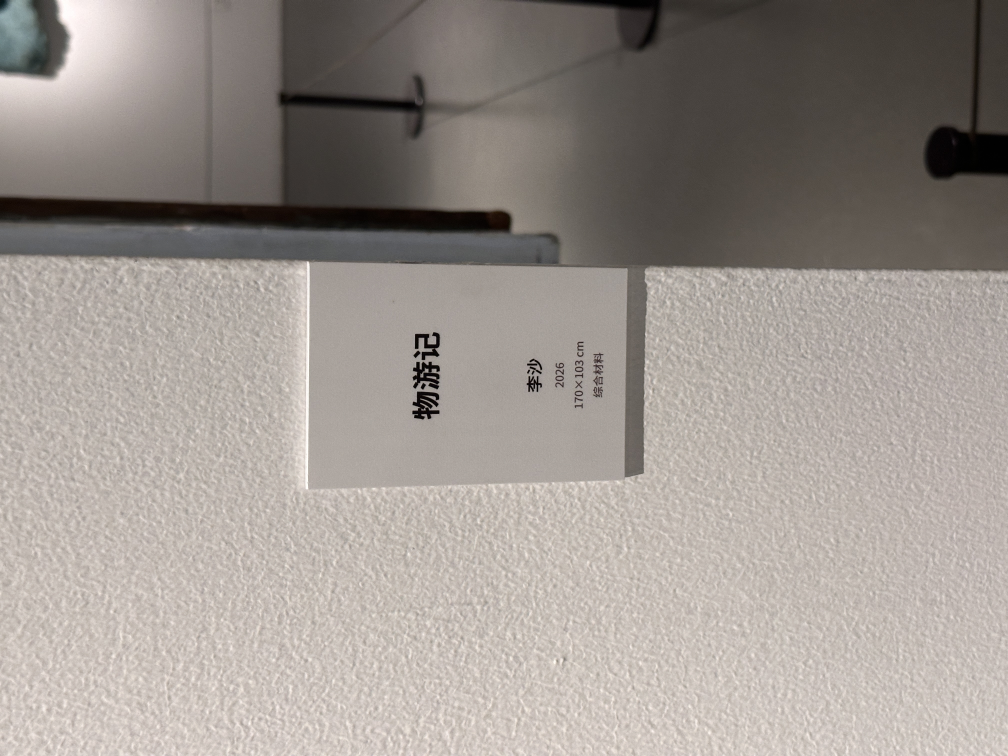
#> input picture space3-material-fields/reference/1/IMG_3247.JPG, 4032 x 3024 px, given in place of IMG_3203.JPG, which was not available (shown at 1/4 size)
$ python prepare_assets.py
#> lines starting #> are read from the running program, lines starting #| are printed output that depends on the picture
from pathlib import Path

from PIL import Image, ImageOps


ROOT = Path(__file__).resolve().parents[1]
REFERENCE = ROOT / "reference"
OUTPUT = ROOT / "assets" / "textures"

# Representative, low-resolution display textures only. They establish scale and
# colour rhythm in the spatial model; no enlarged artwork viewer is generated.
CROPS = {
    "atrium-screen.jpg": ("0/IMG_3203.JPG", (0.145, 0.105, 0.56, 0.49)),
    "atrium-diptych.jpg": ("0/IMG_3283.JPG", (0.05, 0.15, 0.95, 0.86)),
    # Space 02 individual-work photographs. Labels, detail-only images, duplicate
    # angles, and works only visible in wide room photographs are intentionally omitted.
    "hall1-work-bird.jpg": ("1/IMG_3244.JPG", (0.10, 0.00, 0.84, 0.92)),
    "hall1-work-textile.jpg": ("1/IMG_3249.JPG", (0.00, 0.00, 1.00, 1.00)),
    "hall1-work-blue-light.jpg": ("1/IMG_3251.JPG", (0.02, 0.17, 0.98, 0.84)),
    "hall1-work-small-sculpture.jpg": ("1/IMG_3254.JPG", (0.03, 0.43, 0.77, 0.83)),
    "hall1-work-window-blue.jpg": ("1/IMG_3255.JPG", (0.14, 0.20, 0.82, 0.71)),
    "hall1-work-window-red.jpg": ("1/IMG_3257.JPG", (0.02, 0.06, 0.96, 0.77)),
    "hall1-work-numbers.jpg": ("1/IMG_3258.JPG", (0.28, 0.00, 0.79, 1.00)),
    "hall1-work-black-metal.jpg": ("1/IMG_3263.JPG", (0.00, 0.10, 0.96, 0.84)),
    "hall1-work-green.jpg": ("1/IMG_3265.JPG", (0.10, 0.08, 0.77, 0.77)),
    "hall1-work-circle.jpg": ("1/IMG_3270.JPG", (0.00, 0.20, 0.99, 0.91)),
    "hall1-work-triptych.jpg": ("1/IMG_3275.JPG", (0.04, 0.08, 0.97, 0.85)),
    "hall1-work-blue-framed.jpg": ("1/IMG_3277.JPG", (0.06, 0.15, 0.92, 0.89)),
    # Previous whole-wall crops remain available as reconstruction references,
    # but the current Space 02 model no longer places them on wall geometry.
    "hall1-rear-back-wall.jpg": ("1/IMG_3268.JPG", (0.37, 0.18, 0.99, 0.72)),
    # Space 03 crops keep a visible safety margin around every work. The crop
    # follows each object's portrait/landscape silhouette instead of forcing a
    # shared card ratio, so irregular edges are never clipped by the thumbnail.
    "hall2-relief.jpg": ("2/IMG_3206.JPG", (0.00, 0.10, 0.93, 0.86)),
    "hall2-black.jpg": ("2/IMG_3209.JPG", (0.18, 0.02, 0.82, 0.92)),
    "hall2-scaffold.jpg": ("2/IMG_3210.JPG", (0.00, 0.00, 0.84, 0.96)),
    "hall2-organic.jpg": ("2/IMG_3211.JPG", (0.00, 0.12, 0.98, 0.93)),
    "hall2-grid-object.jpg": ("2/IMG_3213.JPG", (0.03, 0.09, 0.88, 0.80)),
    "hall2-grey-square.jpg": ("2/IMG_3215.JPG", (0.02, 0.00, 0.90, 0.98)),
    "hall2-color.jpg": ("2/IMG_3218.JPG", (0.00, 0.01, 0.98, 0.98)),
    "hall2-pink.jpg": ("2/IMG_3221.JPG", (0.08, 0.00, 0.91, 1.00)),
    "hall2-grey.jpg": ("2/IMG_3222.JPG", (0.01, 0.00, 0.99, 1.00)),
    "hall2-small.jpg": ("2/IMG_3229.JPG", (0.00, 0.13, 0.99, 0.82)),
    "hall2-cast-grid.jpg": ("2/IMG_3231.JPG", (0.00, 0.10, 0.96, 0.85)),
    "hall2-paper.jpg": ("2/IMG_3233.JPG", (0.02, 0.15, 0.99, 0.87)),
    "hall2-redblue.jpg": ("2/IMG_3236.JPG", (0.00, 0.13, 1.00, 0.87)),
    "hall2-sculpture.jpg": ("2/IMG_3239.JPG", (0.00, 0.00, 1.00, 1.00)),
    "foyer-mural.jpg": ("3/IMG_3284.JPG", (0.00, 0.02, 0.68, 0.98)),
    "hall3-abstract.jpg": ("3/IMG_3287.JPG", (0.00, 0.14, 1.00, 0.86)),
    "hall3-straps.jpg": ("3/IMG_3289.JPG", (0.01, 0.00, 0.94, 1.00)),
    "hall3-geometry.jpg": ("3/IMG_3293.JPG", (0.05, 0.07, 0.95, 0.91)),
    "hall3-vessel-dark.jpg": ("3/IMG_3295.JPG", (0.05, 0.00, 0.95, 1.00)),
    "hall3-vessel-clear.jpg": ("3/IMG_3296.JPG", (0.05, 0.00, 0.95, 1.00)),
    "hall3-vessel-blue.jpg": ("3/IMG_3297.JPG", (0.04, 0.00, 0.96, 1.00)),
    "hall3-red.jpg": ("3/IMG_3301.JPG", (0.00, 0.08, 1.00, 0.86)),
    "hall3-green.jpg": ("3/IMG_3305.JPG", (0.06, 0.06, 0.94, 0.92)),
    "hall3-bw.jpg": ("3/IMG_3307.JPG", (0.15, 0.03, 0.85, 0.97)),
    "hall3-calligraphy.jpg": ("3/IMG_3309.JPG", (0.14, 0.02, 0.84, 0.98)),
    "hall3-orange.jpg": ("3/IMG_3311.JPG", (0.00, 0.00, 1.00, 1.00)),
    "hall3-branch.jpg": ("3/IMG_3312.JPG", (0.02, 0.00, 0.98, 1.00)),
    "hall3-pink.jpg": ("3/IMG_3317.JPG", (0.00, 0.11, 1.00, 0.86)),
}

WALL_QUADS = {
    "hall1-entry-relief-wall.jpg": ("1/IMG_3242.JPG", ((0.025, 0.00), (0.015, 0.675), (0.44, 0.64), (0.44, 0.11)), (1400, 1000)),
    "hall1-entry-corner-wall.jpg": ("1/IMG_3242.JPG", ((0.67, 0.25), (0.67, 0.66), (0.995, 0.70), (0.995, 0.14)), (1700, 900)),
    "hall1-entry-return-wall.jpg": ("1/IMG_3243.JPG", ((0.66, 0.15), (0.67, 0.59), (0.995, 0.60), (0.995, 0.00)), (1300, 1000)),
    "hall1-bay-left-wall.jpg": ("1/IMG_3246.JPG", ((0.00, 0.00), (0.00, 0.78), (0.42, 0.68), (0.38, 0.27)), (1600, 850)),
    "hall1-bay-right-wall.jpg": ("1/IMG_3246.JPG", ((0.67, 0.27), (0.69, 0.66), (0.995, 0.76), (0.995, 0.00)), (1600, 850)),
    "hall1-bay-end-wall.jpg": ("1/IMG_3246.JPG", ((0.39, 0.21), (0.38, 0.70), (0.61, 0.70), (0.61, 0.20)), (1100, 900)),
    "hall1-number-end-wall.jpg": ("1/IMG_3258.JPG", ((0.35, 0.00), (0.32, 0.99), (0.75, 0.99), (0.68, 0.00)), (650, 1800)),
    "hall1-rear-left-wall.jpg": ("1/IMG_3264.JPG", ((0.02, 0.22), (0.02, 0.73), (0.39, 0.64), (0.39, 0.35)), (1600, 850)),
    "hall1-rear-left-angle-wall.jpg": ("1/IMG_3264.JPG", ((0.36, 0.34), (0.36, 0.68), (0.67, 0.67), (0.67, 0.33)), (1300, 900)),
    "hall1-rear-right-wall.jpg": ("1/IMG_3261.JPG", ((0.54, 0.25), (0.54, 0.70), (0.99, 0.82), (0.99, 0.05)), (1600, 850)),
    "hall1-rear-right-angle-wall.jpg": ("1/IMG_3268.JPG", ((0.67, 0.30), (0.68, 0.72), (0.99, 0.78), (0.99, 0.14)), (1300, 900)),
    "hall1-alcove-left-wall.jpg": ("1/IMG_3272.JPG", ((0.02, 0.15), (0.00, 0.84), (0.36, 0.68), (0.31, 0.17)), (1300, 1000)),
    "hall1-alcove-back-wall.jpg": ("1/IMG_3272.JPG", ((0.37, 0.18), (0.37, 0.73), (0.68, 0.73), (0.68, 0.18)), (1300, 1000)),
    "hall1-alcove-right-wall.jpg": ("1/IMG_3272.JPG", ((0.68, 0.18), (0.68, 0.73), (0.995, 0.85), (0.995, 0.15)), (1300, 1000)),
}


def crop_normalized(image: Image.Image, box: tuple[float, float, float, float]) -> Image.Image:
    width, height = image.size
    left, top, right, bottom = box
    return image.crop((int(left * width), int(top * height), int(right * width), int(bottom * height)))


OUTPUT.mkdir(parents=True, exist_ok=True)
for destination, (source_name, box) in CROPS.items():
    with Image.open(REFERENCE / source_name) as opened:
#> opened is the input picture: PIL image 4032x3024 RGB; mean R, G, B 156.8, 149.5, 143.8
        source = ImageOps.exif_transpose(opened).convert("RGB")
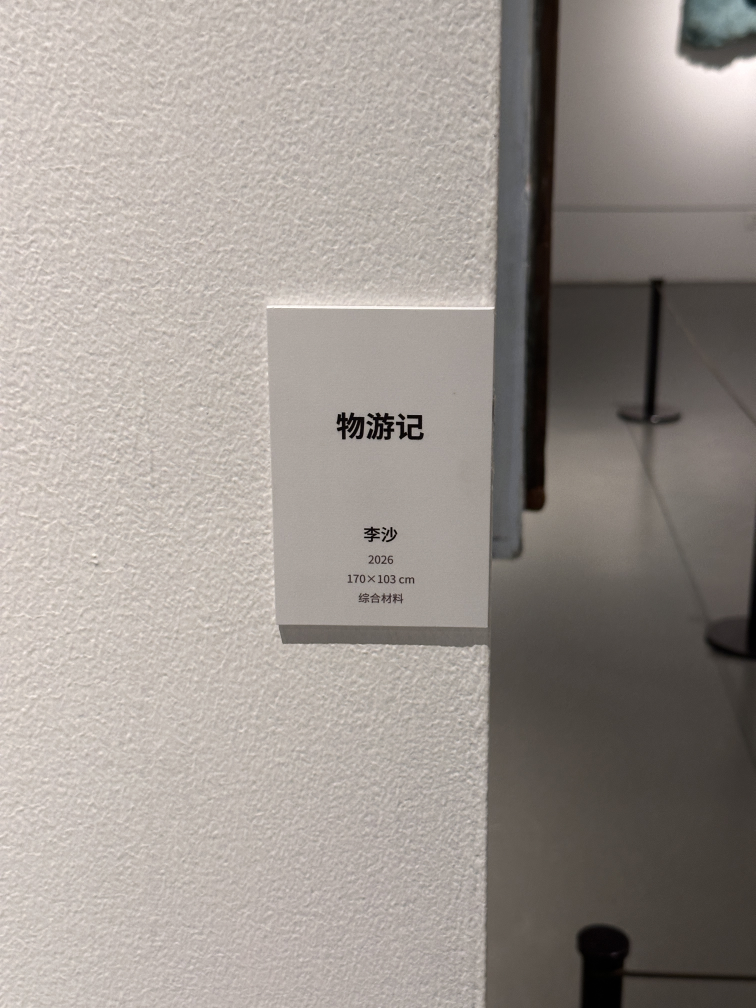
#> source: PIL image 3024x4032 RGB (shown at 1/4 size); mean R, G, B 156.8, 149.5, 143.8
    image = crop_normalized(source, box)
#> in crop_normalized, `return image.crop((int(left * width), int(top * height), int(right * w..`:
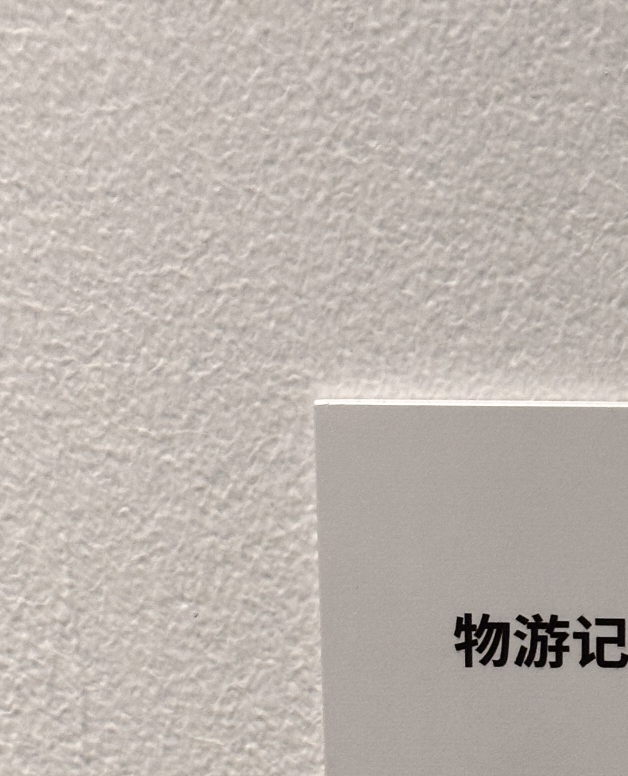
#> returned value: PIL image 1255x1552 RGB (shown at 1/2 size); mean R, G, B 187.8, 179.9, 173.2
    image.thumbnail((1024, 1024), Image.Resampling.LANCZOS)
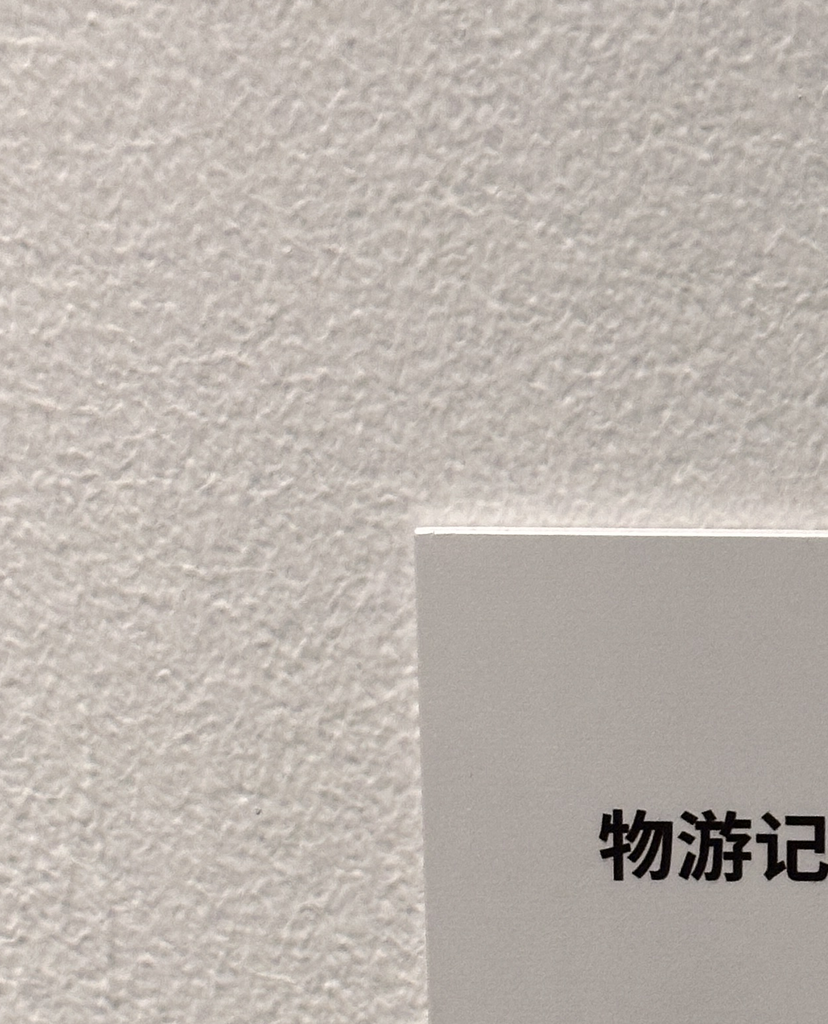
#> image: PIL image 828x1024 RGB; mean R, G, B 187.8, 179.9, 173.2
    image.save(OUTPUT / destination, quality=86, optimize=True, progressive=True)
#> pass 2 of the loop `for destination, (source_name, box) in CROPS.items():`:
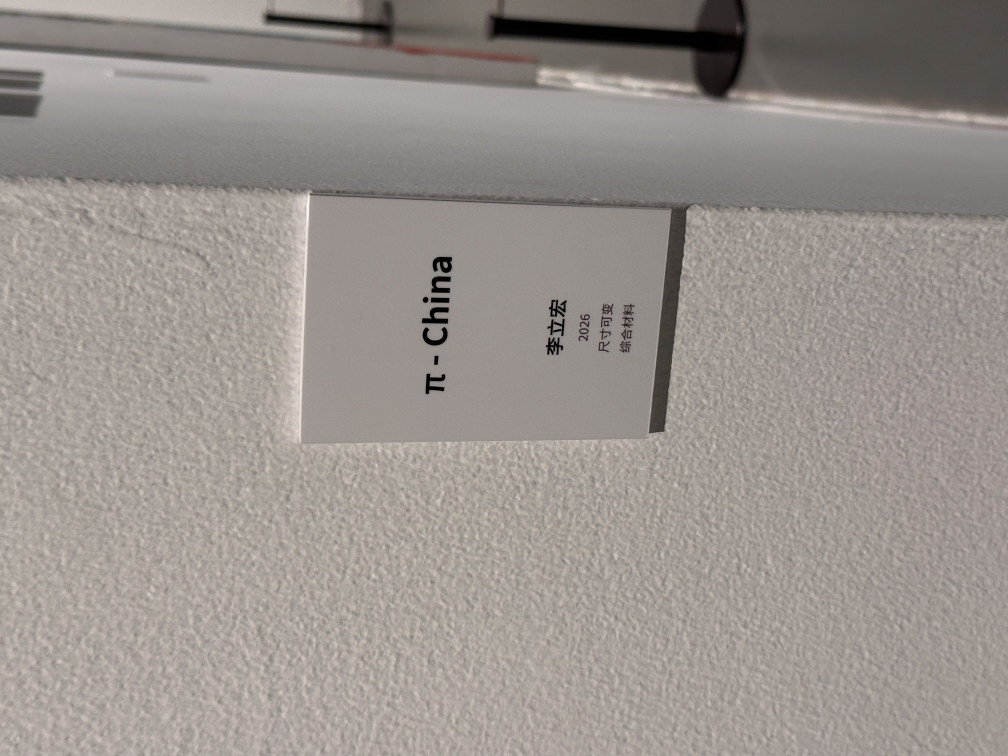
#> input picture space3-material-fields/reference/1/IMG_3260.JPG, 4032 x 3024 px, given in place of IMG_3283.JPG, which was not available (shown at 1/4 size)
#> opened is the input picture: PIL image 4032x3024 RGB; mean R, G, B 153.5, 147.1, 142
#> `source = ImageOps.exif_transpose(opened).convert("RGB")`:
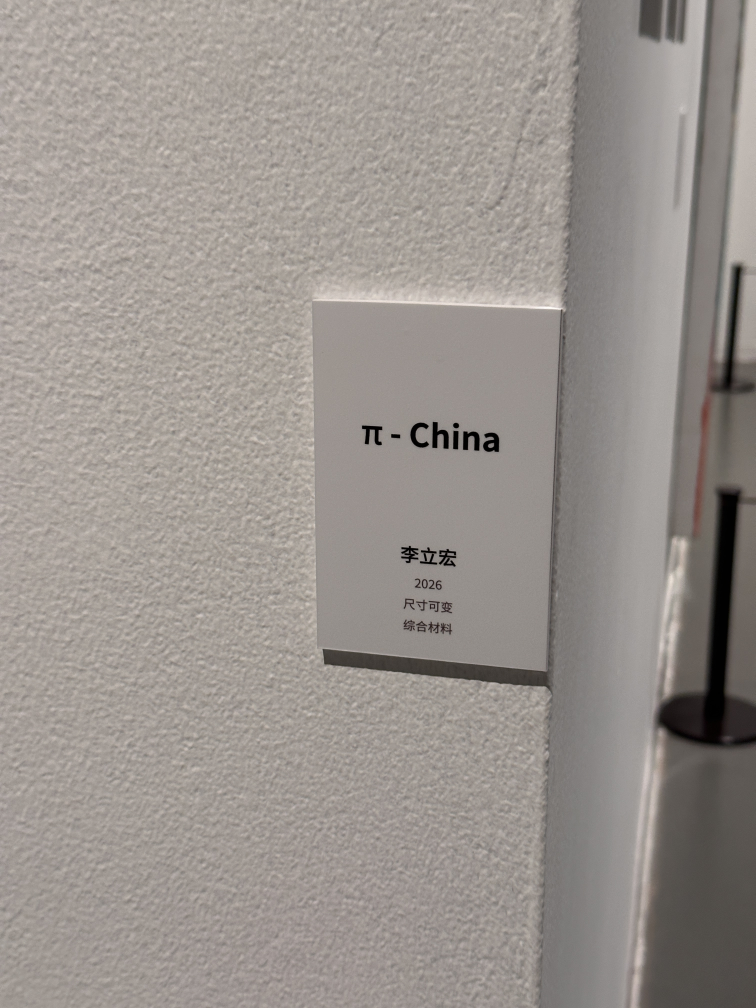
#> source: PIL image 3024x4032 RGB (shown at 1/4 size); mean R, G, B 153.5, 147.1, 142
#> in crop_normalized (call 2), `return image.crop((int(left * width), int(top * height), int(right * w..`:
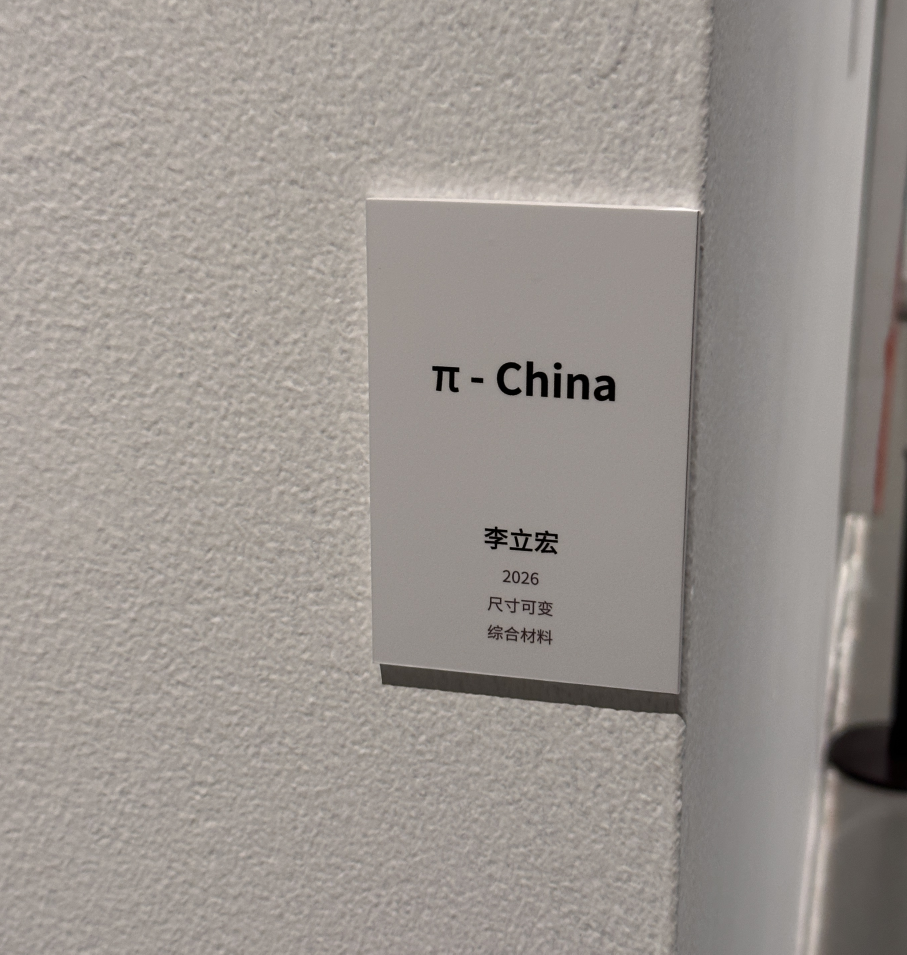
#> returned value: PIL image 2721x2863 RGB (shown at 1/3 size); mean R, G, B 155.3, 148.9, 143.7
#> image: PIL image 973x1024 RGB
#> (the run stopped early here; a loop or call above may not have finished)
